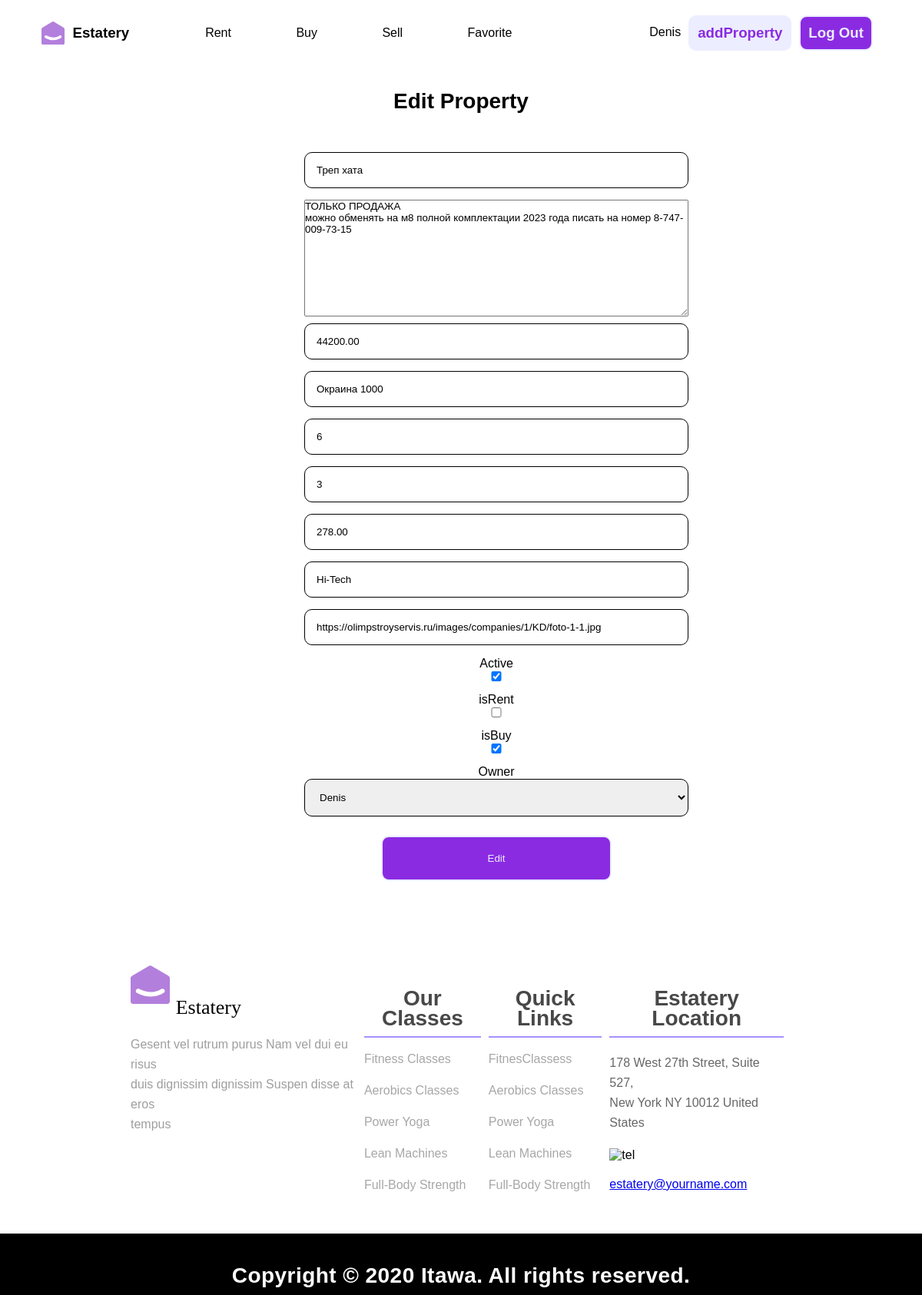
//editProperty/6 (signed in), run on the app's committed database.
### main/models.py (models this page shows, shortened)
class Property(models.Model):
    name = models.CharField("Name: ", max_length=255)
    description = models.TextField("Description: ")
    price = models.DecimalField("Price: ", max_digits=10, decimal_places=2)
    address = models.CharField("Address: ", max_length=255)
    bedrooms = models.IntegerField(null=True, blank=True)
    bathrooms = models.IntegerField(null=True, blank=True)
    squareArea = models.DecimalField(max_digits=8, decimal_places=2)
    repairQuality = models.CharField("Repair Quality", max_length=20)
    photo = models.URLField("URL: ", default="https://i.ytimg.com/vi/n8vcZVHjXeQ/maxresdefault.jpg")
    status = models.BooleanField("Status: ")
    isRent = models.BooleanField("Rent: ", default=True)
    isBuy = models.BooleanField("Buy: ", default=True)
    date = models.DateTimeField(auto_now_add=True)
    owner = models.ForeignKey(User, on_delete=models.CASCADE, default=get_current_user)

### main/views.py (the view)
# urls.py: path('/editProperty/<int:pk>', views.editProperty, name='editProperty'),
@login_required
def editProperty(request, pk):
    property = get_object_or_404(Property, pk=pk)
    if request.user == property.owner:
        form = AddPropertyForm(request.POST or None, instance=property)
        if request.method == 'POST':
            if form.is_valid():
                form.save()
                return redirect('productDetail', pk=property.pk)
        return render(request, 'editProperty.html', {
            'property': property,
            'form': form,
        })
    else:
        return render(request, 'notOwner.html', {
            'property': property
        })

### main/templates/editProperty.html (shortened to what this page needs)
{% extends 'base.html' %}
{% load static %}
{% block links %}
    <link rel="stylesheet" href="{% static '/css/style.css' %}">
    <link rel="stylesheet" href="{% static '/css/add.css' %}">
{% endblock %}
{% block linkActive %}
    <a href="{% url 'rent' %}" class="links">Rent</a>
    <a href="{% url 'buy' %}" class="links">Buy</a>
    <a href="{% url 'sell' %}" class="links">Sell</a>
    <a href="{% url 'favorite' %}" class="links">Favorite</a>
{% endblock %}
{% block content %}
    <h1>Edit Property</h1>
    <form method="post">
        {{ form.name }}
        {{ form.description }}
        {{ form.price }}
        {{ form.address }}
        {{ form.bedrooms }}
        {{ form.bathrooms }}
        {{ form.squareArea }}
        {{ form.repairQuality }}
        {{ form.photo }}
        <span>Active</span>
        {{ form.status }}
        <span>isRent</span>
        {{ form.isRent }}
        <span>isBuy</span>
        {{ form.isBuy }}
        <span>Owner</span>
        {{ form.owner }}
        <button type="submit">Edit</button>
    </form>
{% endblock %}

### main/templates/base.html (shortened to what this page needs)
{% load static %}
<!DOCTYPE html>
<html lang="en">
<head>
    {% block links %}
    {% endblock %}
</head>
<body>
    <div class="header_container">
        <header>
            <div class="header_logo">
                <img src="{% static '/img/logo.svg' %}" alt="logo" height="30px">
                <h3><a href="{% url 'index' %}" style="text-decoration: none; color: #000;">Estatery</a></h3>
            </div>
            <div class="header_links">
                {% block linkActive %}
                {% endblock %}
            </div>
            {% if not user.is_authenticated %}
                <div class="header_auth">
                    <a href="{% url 'authPage' %}" class="login"><h3>login</h3></a>
                    <a href="{% url 'authPage' %}" class="signup"><h3>Sign Up</h3></a>
                </div>
            {% else %}
                <div class="header_auth">
                    <span style="margin-top: 13px;">{{ user }}</span>
                    <a href="{% url 'addProperty' %}" class="signup" style="margin-right: 10px;"><h3>addProperty</h3></a>
                    <a href="{% url 'logout' %}" class="login"><h3>Log Out</h3></a>
                </div>
            {% endif %}
        </header>
    </div>
    {% block content %}
    {% endblock %}
    <footer>
        <div class="container_footer">
            <div class="big__footer">
                <div class="footer__1">
                    <div class="footer__logo">
                        <img src="{% static '/img/logo.svg' %}" alt="logo" height="50px">
                        <h1>Estatery</h1>
                    </div>
                    <div class="big__footer__content">
                        Gesent vel rutrum purus Nam vel dui eu risus <br> duis dignissim dignissim Suspen disse at eros <br> tempus
                    </div>
                </div>
                <div class="footer__2">
                    <div class="our__classes">
                        <div class="our__classes__title">
                            <h1>Our Classes</h1>
                        </div>
                        <a href="#">Fitness Classes</a>
                        <a href="#">Aerobics Classes</a>
                        <a href="#">Power Yoga</a>
                        <a href="#">Lean Machines</a>
                        <a href="#">Full-Body Strength</a>
                    </div>
                </div>
                <div class="footer__3">
                    <div class="quick__links">
                        <div class="quick__links__title">
                            <h1>Quick Links</h1>
                        </div>
                        <a href="#">FitnesClassess </a>
                        <a href="#">Aerobics Classes</a>
                        <a href="#">Power Yoga</a>
                        <a href="#">Lean Machines</a>
                        <a href="#">Full-Body Strength</a>
                    </div>
                </div>
                <div class="footer__4">
                    <div class="gymat__location">
                        <div class="gymat__location__title">
                            <h1>Estatery Location</h1>
                        </div>
                        <div class="gymat__location__content">
                            178 West 27th Street, Suite 527, <br> New York NY 10012 United States
                        </div>
                        <div class="gymat__location__tel">
                            <img src="{% static '/img/PhoneNumber.jpg' %}" alt="tel">
                        </div>
                        <div class="gymat__location__email">
                            <a href="#">estatery@yourname.com</a>
                        </div>
                    </div>
                </div>
            </div>
        </div>
        <div class="container__footer">
            <div class="footer__content">
                <h1>
                    Copyright © 2020 Itawa. All rights reserved.
                </h1>
            </div>
        </div>
    </footer>
</body>
</html>

### main/static/css/style.css (style rules this page uses)
* { margin: 0; padding: 0; box-sizing: border-box; font-family: 'Inter', sans-serif; font-family: 'Josefin Sans', sans-serif; }
body { overflow-x: hidden; overflow-y: scroll; }
header { padding: 20px 54px 20px; display: flex; justify-content: space-between; align-items: center; }
.header_logo { display: flex; justify-content: space-between; align-items: center; }
.header_logo img { margin-right: 10px; }
.header_links a { justify-content: space-between; align-items: center; text-decoration: none; margin-right: 80px; }
.header_auth { display: flex; justify-content: space-between; text-align: center; }
.login { margin-right: 10px; padding: 10px; border: 2px solid #ecedff ; border-radius: 10px; background-color: blueviolet; color: #ecedff; transition: ease-in-out 0.2s; text-decoration: none; }
.signup { margin-left: 10px; padding: 10px; border: 2px solid #ecedff ; border-radius: 10px; background-color: #ecedff; color: blueviolet; transition: ease-in-out 0.1s; text-decoration: none; }
.links { position: relative; color: rgb(0, 0, 0); cursor: pointer; line-height: 1; text-decoration: none; border-radius: 5px; }
.links:after { display: block; position: absolute; left: -3px; width: 0; height: 3px; background-color: blueviolet; content: ""; transition: width 0.3s ease-out; border-radius: 5px; }
.big__footer { display: flex; justify-content: space-between; }
.container_footer { padding: 40px 170px 0 170px; }
.footer__logo { margin-top: 60px; display: flex; }
.footer__logo h1 { margin-left: 8px; font-family: 'Marcellus SC'; font-style: normal; font-weight: 400; font-size: 26px; line-height: 50px; align-items: center; display: block; }
.big__footer__content { margin-top: 10px; display: flex; font-style: normal; font-weight: 400; font-size: 16px; line-height: 26px; color: #9E9E9E; align-items: center; margin-bottom: 30px; display: block; }
.our__classes { margin-top: 60px; margin-right: 10px; }
.our__classes__title { font-style: normal; font-weight: 600; font-size: 16px; line-height: 26px; display: flex; align-items: center; color: #484848; padding-bottom: 10px; border-bottom: 2px solid #a791ff; }
.our__classes a { display: flex; text-decoration: none; font-style: normal; font-weight: 400; font-size: 16px; line-height: 26px; display: flex; align-items: center; color: #A7A7A7; margin-top: 15px; }
.quick__links { margin-top: 60px; margin-right: 10px; }
.quick__links__title { font-style: normal; font-weight: 600; font-size: 16px; line-height: 26px; display: flex; align-items: center; color: #484848; padding-bottom: 10px; border-bottom: 2px solid #a791ff; }
.quick__links a { display: flex; text-decoration: none; font-style: normal; font-weight: 400; font-size: 16px; line-height: 26px; display: flex; align-items: center; color: #A7A7A7; margin-top: 15px; }
.gymat__location { margin-top: 60px; margin-right: 10px; }
.gymat__location__title { font-style: normal; font-weight: 600; font-size: 16px; line-height: 26px; display: flex; align-items: center; color: #484848; padding-bottom: 10px; border-bottom: 2px solid #a791ff; }
.gymat__location__content { margin-top: 20px; margin-bottom: 20px; font-style: normal; font-weight: 400; font-size: 16px; line-height: 26px; display: flex; align-items: center; color: #676767; }
.gymat__location__tel { margin-bottom: 20px; }
.gymat__location__email { text-decoration: none; color: #0094FF; }
.footer__content { color: white; margin-top: 50px; background-color: black; padding: 10px 0 10px 0; font-weight: 100; font-size: 10px; line-height: 30px; align-items: center; text-align: center; letter-spacing: 0.045em; }

### main/static/css/add.css (style rules this page uses)
* { box-sizing: border-box; padding: 0; margin: 0; }
span { text-align: center; display: block; }
h1 { margin-top: 30px; font-size: 28px; text-align: center; }
form { margin-left: 33%; width: 500px; margin-top: 50px; margin-bottom: 10px; }
input, select { padding: 15px; border: 1px solid black; border-radius: 10px; width: 100%; margin-bottom: 15px; }
textarea { width: 100%; margin-bottom: 5px; }
input::placeholder { color: black; }
button { width: 300px; text-align: center; margin-left: 100px; margin-top: 10px; display: block; padding: 20px 10px; border: 2px solid #ecedff; border-radius: 10px; background-color: blueviolet; color: #ecedff; transition: ease-in-out 0.2s; }

### data on the page
Property: name "Треп хата", description "ТОЛЬКО ПРОДАЖА можно обменять на м8 полной комплектации 2023 года писать на номер 8-747-009-73-15", price "44200.00", address "Окраина 1000", bedrooms "6", bathrooms "3", squareArea "278.00", repairQuality "Hi-Tech", photo "https://olimpstroyservis.ru/images/companies/1/KD/foto-1-1.jpg", status "☑", isBuy "☑", owner "Denis"

### other printed values
{{ user }} "Denis"
